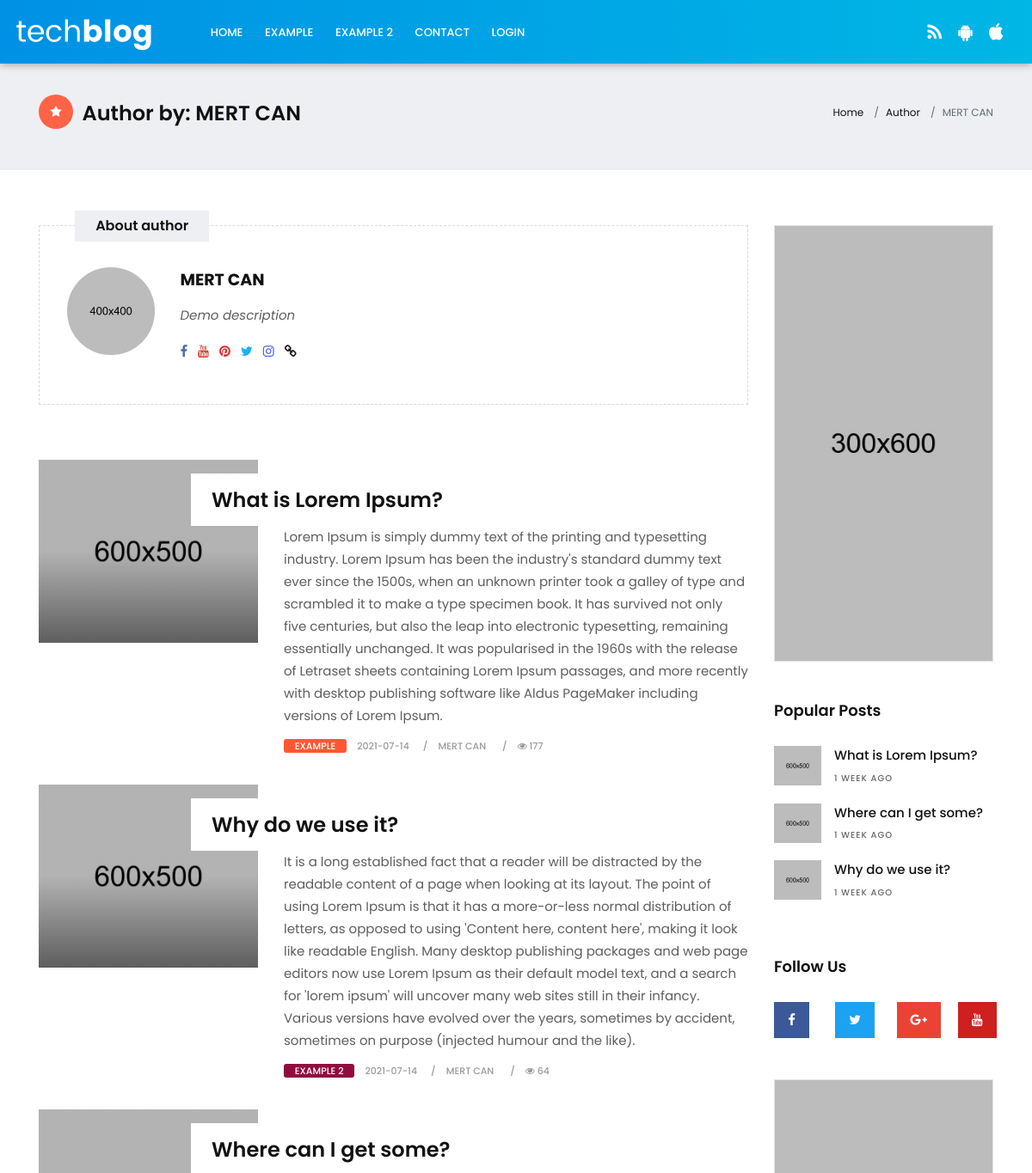
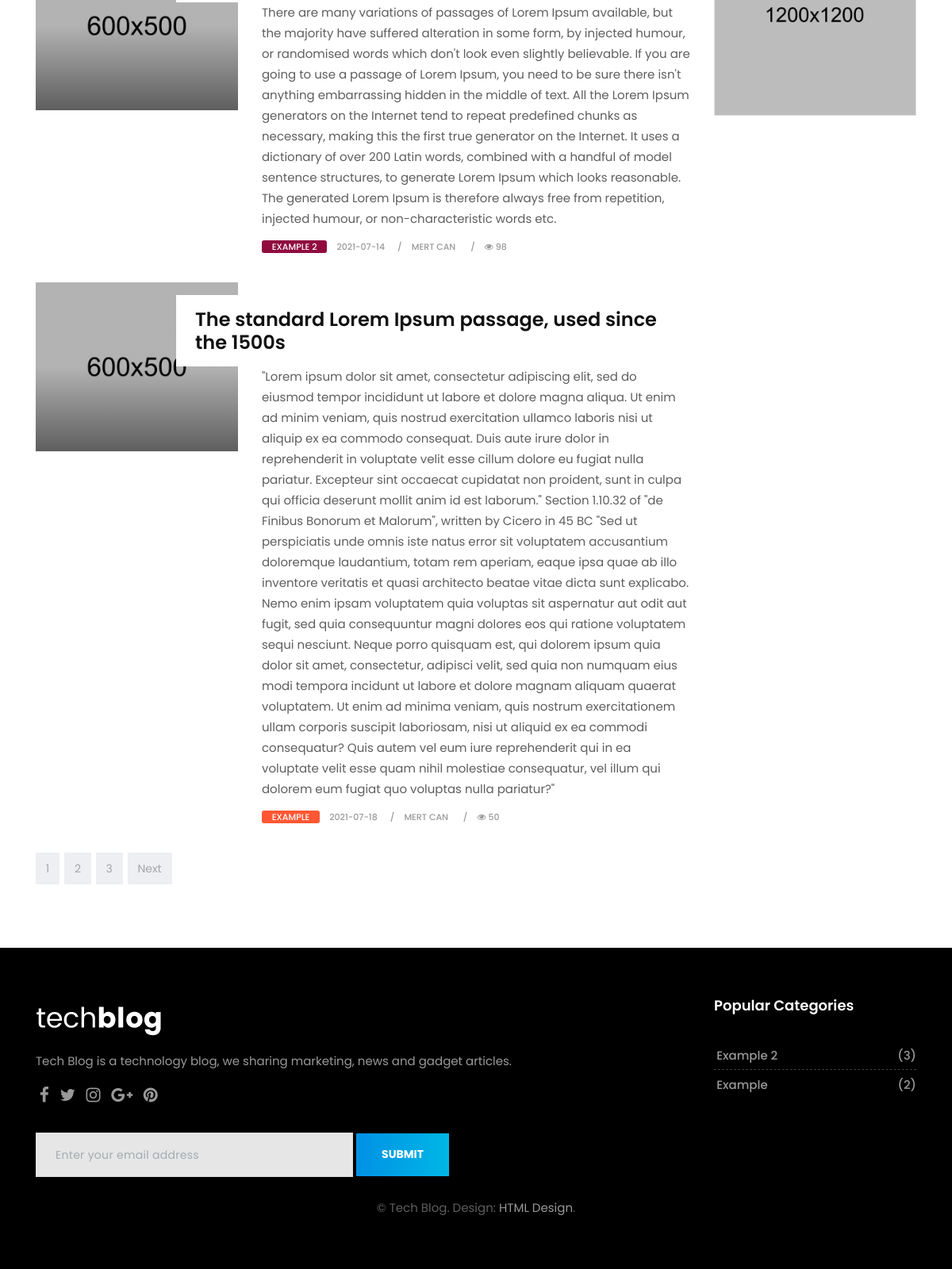
The app's page /author.php?id=1 with its own data (2 pictures, top to bottom).
### tables this page shows
CREATE TABLE IF NOT EXISTS `category` (
  `CategoryId` int(11) NOT NULL AUTO_INCREMENT,
  `CategoryName` varchar(128) NOT NULL,
  `CategoryColor` varchar(128) NOT NULL,
  PRIMARY KEY (`CategoryId`)
);

CREATE TABLE IF NOT EXISTS `creator` (
  `CreatorId` int(11) NOT NULL AUTO_INCREMENT,
  `CreatorName` varchar(128) NOT NULL,
  `CreatorDescription` varchar(256) NOT NULL,
  PRIMARY KEY (`CreatorId`)
);

CREATE TABLE IF NOT EXISTS `blog` (
  `BlogId` int(11) NOT NULL AUTO_INCREMENT,
  `BlogTitle` varchar(256) NOT NULL,
  `BlogDescription` longtext NOT NULL,
  `BlogCreatedTime` datetime NOT NULL,
  `BlogImagePath` varchar(256) NOT NULL,
  `CategoryId` int(11) NOT NULL,
  `CreatorId` int(11) NOT NULL,
  `ViewCount` int(11) NOT NULL DEFAULT '0',
  PRIMARY KEY (`BlogId`)
);

### functions.php (called while the page is built, shortened)
<?php
function time_elapsed_string($datetime, $full = false)
{
    $now = new DateTime;
    $ago = new DateTime($datetime);
    $diff = $now->diff($ago);
    $diff->w = floor($diff->d / 7);
    $diff->d -= $diff->w * 7;
    $string = array(
        'y' => 'year',
        'm' => 'month',
        'w' => 'week',
        'd' => 'day',
        'h' => 'hour',
        'i' => 'minute',
        's' => 'second',
    );
    foreach ($string as $k => &$v) {
        if ($diff->$k) {
            $v = $diff->$k . ' ' . $v . ($diff->$k > 1 ? 's' : '');
        } else {
            unset($string[$k]);
        }
    }
    if (!$full) $string = array_slice($string, 0, 1);
    return $string ? implode(', ', $string) . ' ago' : 'just now';
}

### public/author.php (the view, shortened to what this page needs)
<?php
    if($_GET["id"]){
        $id = $_GET["id"];
        require_once("../database.php");
        $statement = $pdo->prepare("SELECT * FROM blog
                                    INNER JOIN category
                                    on blog.CategoryId = category.CategoryId
                                    INNER JOIN creator
                                    on blog.CreatorId = creator.CreatorId
                                    WHERE blog.CreatorId = :id
                                    ");
        $statement->bindParam(":id",$id);
        $statement->execute();
        $authorBlog = $statement->fetchAll(PDO::FETCH_ASSOC);
    }else{
        header("Location:/index.php");
    }
?>
<?php include_once "../views/partials/header.php"; ?>
<div class="page-title lb single-wrapper">
            <div class="container">
                <div class="row">
                    <div class="col-lg-8 col-md-8 col-sm-12 col-xs-12">
                        <h2><i class="fa fa-star bg-orange"></i> Author by: <?php echo $authorBlog[0]["CreatorName"]; ?></h2>
                    </div>
                    <div class="col-lg-4 col-md-4 col-sm-12 hidden-xs-down hidden-sm-down">
                        <ol class="breadcrumb">
                            <li class="breadcrumb-item"><a href="#">Home</a></li>
                            <li class="breadcrumb-item"><a href="#">Author</a></li>
                            <li class="breadcrumb-item active"><?php echo $authorBlog[0]["CreatorName"]; ?></li>
                        </ol>
                    </div>
                </div>
            </div>
        </div>
        <section class="section">
            <div class="container">
                <div class="row">
                    <div class="col-lg-9 col-md-12 col-sm-12 col-xs-12">
                        <div class="page-wrapper">
                            <div class="custombox authorbox clearfix">
                                <h4 class="small-title">About author</h4>
                                <div class="row">
                                    <div class="col-lg-2 col-md-2 col-sm-2 col-xs-12">
                                        <img src="assets/upload/author.jpg" alt="" class="img-fluid rounded-circle">
                                    </div>
                                    <div class="col-lg-10 col-md-10 col-sm-10 col-xs-12">
                                        <h4><a href="#"><?php echo $authorBlog[0]["CreatorName"]; ?></a></h4>
                                        <p><?php echo $authorBlog[0]["CreatorDescription"]; ?></p>
                                        <div class="topsocial">
                                            <a href="#" data-toggle="tooltip" data-placement="bottom" title="Facebook"><i class="fa fa-facebook"></i></a>
                                            <a href="#" data-toggle="tooltip" data-placement="bottom" title="Youtube"><i class="fa fa-youtube"></i></a>
                                            <a href="#" data-toggle="tooltip" data-placement="bottom" title="Pinterest"><i class="fa fa-pinterest"></i></a>
                                            <a href="#" data-toggle="tooltip" data-placement="bottom" title="Twitter"><i class="fa fa-twitter"></i></a>
                                            <a href="#" data-toggle="tooltip" data-placement="bottom" title="Instagram"><i class="fa fa-instagram"></i></a>
                                            <a href="#" data-toggle="tooltip" data-placement="bottom" title="Website"><i class="fa fa-link"></i></a>
                                        </div>
                                    </div>
                                </div>
                            </div>
                            <div class="blog-list clearfix">
                            <?php foreach($authorBlog as $i=>$blog):?>
                                <div class="blog-box row">
                                    <div class="col-md-4">
                                        <div class="post-media">
                                            <a href="tech-single.html" title="">
                                                <img src="/assets/upload/tech_blog_01.jpg" alt="" class="img-fluid">
                                                <div class="hovereffect"></div>
                                            </a>
                                        </div>
                                    </div>
                                    <div class="blog-meta big-meta col-md-8">
                                        <h4><a href="/detail.php?id=<?php echo $blog["BlogId"]; ?>"><?php echo $blog["BlogTitle"]; ?></a></h4>
                                        <p><?php echo $blog["BlogDescription"]; ?></p>
                                        <small class="firstsmall"><a class="bg-orange" style="background-color: <?php echo $blog["CategoryColor"];?> !important;" href="/category/index.php?id=<?php echo $blog["CategoryId"]; ?>" title=""><?php echo $blog["CategoryName"]; ?></a></small>
                                        <small><a href="/detail.php?id=<?php echo $blog["BlogId"]; ?>"><?php echo date('Y-m-d', strtotime($blog["BlogCreatedTime"])); ?></a></small>
                                        <small><a href="/author.php?id=<?php echo $blog["CreatorId"]; ?>" title=""><?php echo $blog["CreatorName"]; ?></a></small>
                                        <small><a href="/detail.php?id=<?php echo $blog["BlogId"]; ?>"><i class="fa fa-eye"></i> <?php echo $blog["ViewCount"]; ?></a></small>
                                    </div>
                                </div>
                                <?php endforeach; ?>
                            </div>
                        </div>
                        <div class="row">
                            <div class="col-md-12">
                                <nav aria-label="Page navigation">
                                    <ul class="pagination justify-content-start">
                                        <li class="page-item"><a class="page-link" href="#">1</a></li>
                                        <li class="page-item"><a class="page-link" href="#">2</a></li>
                                        <li class="page-item"><a class="page-link" href="#">3</a></li>
                                        <li class="page-item">
                                            <a class="page-link" href="#">Next</a>
                                        </li>
                                    </ul>
                                </nav>
                            </div>
                        </div>
                    </div>
                    <?php include_once "../views/partials/section-right.php" ?>
                </div>
<?php include_once "../views/partials/footer.php" ?>

### views/partials/header.php (shortened to what this page needs)
<?php
    require ROOT . '../../database.php';
    $statement = $pdo->prepare('SELECT * FROM category');
    $statement->execute();
    $categories = $statement->fetchAll(PDO::FETCH_ASSOC);
?>
<!DOCTYPE html>
<html lang="en">
    <link href="/assets/css/bootstrap.css" rel="stylesheet">
    <link href="/assets/css/font-awesome.min.css" rel="stylesheet">
    <link href="/assets/css/style.css" rel="stylesheet">
    <link href="/assets/css/responsive.css" rel="stylesheet">
    <link href="/assets/css/colors.css" rel="stylesheet">
    <link href="/assets/css/version/tech.css" rel="stylesheet">
</head>
<body>
    <div id="wrapper">
        <header class="tech-header header">
            <div class="container-fluid">
                <nav class="navbar navbar-toggleable-md navbar-inverse fixed-top bg-inverse">
                    <a class="navbar-brand" href="/index.php"><img src="/assets/images/version/tech-logo.png" alt=""></a>
                    <div class="collapse navbar-collapse" id="navbarCollapse">
                        <ul class="navbar-nav mr-auto">
                            <li class="nav-item">
                                <a class="nav-link" href="/index.php">Home</a>
                            </li>
                            <?php
                                foreach($categories as $i=> $category):
                            ?>
                            <li class="nav-item">
                                <a class="nav-link" href="/category/index.php?id=<?php echo $category["CategoryId"]; ?>"><?php echo $category['CategoryName']?></a>
                            </li>
                            <?php endforeach ?>
                            <li class="nav-item">
                                <a class="nav-link" href="/contact.php">Contact</a>
                            </li>
                            <?php if(isset($_SESSION['fullName'])==""): ?>
                            <li class="nav-item">
                                <a class="nav-link" href="/auth/login.php">Login</a>
                            </li>
                            <?php endif; ?>
                        </ul>
                        <ul class="navbar-nav mr-2">
                            <li class="nav-item">
                                <a class="nav-link" href="#"><i class="fa fa-rss"></i></a>
                            </li>
                            <li class="nav-item">
                                <a class="nav-link" href="#"><i class="fa fa-android"></i></a>
                            </li>
                            <li class="nav-item">
                                <a class="nav-link" href="#"><i class="fa fa-apple"></i></a>
                            </li>
                        </ul>
                    </div>
                </nav>
            </div>
        </header>

### views/partials/section-right.php
<?php
require_once ROOT . '../../database.php';
require_once ROOT . '../../functions.php';
$statement = $pdo->prepare("SELECT * FROM blog ORDER BY ViewCount DESC LIMIT 3");
$statement->execute();
$blogs = $statement->fetchAll(PDO::FETCH_ASSOC);
?>
<div class="col-lg-3 col-md-12 col-sm-12 col-xs-12">
    <div class="sidebar">
        <div class="widget">
            <div class="banner-spot clearfix">
                <div class="banner-img">
                    <img src="/assets/upload/banner_07.jpg" alt="" class="img-fluid">
                </div>
            </div>
        </div>
        <div class="widget">
            <h2 class="widget-title">Popular Posts</h2>
            <div class="blog-list-widget">
                <div class="list-group">
                    <?php foreach ($blogs as $i => $blog) : ?>
                        <a href="/detail.php?id=<?php echo $blog['BlogId']; ?>" class="list-group-item list-group-item-action flex-column align-items-start">
                            <div class="w-100 justify-content-between">
                                <img src="/assets/upload/tech_blog_08.jpg" alt="" class="img-fluid float-left">
                                <h5 class="mb-1"><?php echo $blog['BlogTitle']; ?></h5>
                                <small><?php echo time_elapsed_string($blog["BlogCreatedTime"]); ?></small>
                            </div>
                        </a>
                    <?php endforeach; ?>
                </div>
            </div>
        </div>
        <div class="widget">
            <h2 class="widget-title">Follow Us</h2>
            <div class="row text-center">
                <div class="col-lg-3 col-md-3 col-sm-3 col-xs-6">
                    <a href="#" class="social-button facebook-button">
                        <i class="fa fa-facebook"></i>
                    </a>
                </div>
                <div class="col-lg-3 col-md-3 col-sm-3 col-xs-6">
                    <a href="#" class="social-button twitter-button">
                        <i class="fa fa-twitter"></i>
                    </a>
                </div>
                <div class="col-lg-3 col-md-3 col-sm-3 col-xs-6">
                    <a href="#" class="social-button google-button">
                        <i class="fa fa-google-plus"></i>
                    </a>
                </div>
                <div class="col-lg-3 col-md-3 col-sm-3 col-xs-6">
                    <a href="#" class="social-button youtube-button">
                        <i class="fa fa-youtube"></i>
                    </a>
                </div>
            </div>
        </div>
        <div class="widget">
            <div class="banner-spot clearfix">
                <div class="banner-img">
                    <img src="/assets/upload/banner_03.jpg" alt="" class="img-fluid">
                </div>
            </div>
        </div>
    </div>
</div>
</div>
</div>
</section>

### public/assets/css/colors.css (style rules this page uses)
.tag-cloud-single span, .page-title i, .btn:hover, .sitemap-wrapper .year, .btn:focus, .navbar-inverse .navbar-toggler { color: #ffffff !important; background-color: #3197d6; }
.fa-star-o, .fa-star { color: #fbb034; }
.topsocial .fa.fa-facebook { color: #4b6ea9; }
.topsocial .fa.fa-twitter { color: #1ab2f5; }
.fa-bolt, .topsocial .fa.fa-pinterest { color: #d73533; }
.topsocial .fa.fa-youtube { color: #d44638; }
.topsocial .fa.fa-instagram { color: #405de6; }

### public/assets/css/version/tech.css (style rules this page uses)
body { background-color: #ffffff; }
h1, h2, h3, h4, h5, body, .navbar-toggleable-md .navbar-nav .nav-link, .market-header, .btn, .dropdown-item, .form-control, p { font-family: 'Poppins', serif !important; }
h1, h2, h3, h4, h5 { font-weight: 600; }
.navbar-inverse .navbar-nav .nav-link, .navbar-nav .nav-link { color: #ffffff !important; font-size: 13px; font-weight: 500; line-height: 1; text-transform: uppercase; }
.mr-2 .nav-link { font-size: 21px !important; padding: 0.6rem 0.6rem 0 !important; }
.blog-meta.big-meta h4 { font-size: 24px; }
.single-wrapper { margin-top: 3.5rem; }
.banner-spot { padding: 0 !important; border: 1px solid #e2e2e2; }
.blog-meta small a, .blog-meta small { font-weight: 500; color: #999 !important; }
.fa-star { font-size: 12px; margin: 0 -2px 0 0; }
.social-button { background-color: #dddddd; display: table; padding: 0.5rem 1rem; color: #ffffff !important; position: relative; width: 100%; }
.social-button .fa { color: #ffffff !important; }
.facebook-button { background-color: #3b5998; }
.twitter-button { background-color: #1da1f2; }
.google-button { background-color: #ea4335; }
.youtube-button { background-color: #cd201f; }
.blog-meta .bg-orange { color: #ffffff !important; padding: 0 0.8rem; border-radius: 3px; }
.blog-meta small.firstsmall:after { content: "" !important; padding-left: 0; }
.bg-orange { background-color: #FF6347 !important; }
.page-title .bg-orange, .masonry-box:hover .blog-meta span.bg-orange, .color-orange a { background-color: #FF6347 !important; }
.tag-cloud-single span, .navbar-inverse { color: #ffffff !important; box-shadow: 0 0 10px rgba(0, 0, 0, 0.4); background: rgba(0, 0, 0, 0) linear-gradient(to right, #0091e5 0px, #00b7e5 100%) repeat scroll 0 0 !important }

### records on screen
category: CategoryName "EXAMPLE"
category: CategoryName "EXAMPLE 2"
creator: CreatorName "MERT CAN", CreatorDescription "Demo description"
blog: BlogTitle "What is Lorem Ipsum?", BlogDescription "Lorem Ipsum is simply dummy text of the printing and typesetting industry. Lorem Ipsum has been the industry's standard dummy text ever since the 1500s, when an unknown printer took a galley of type and scrambled it to make a type specimen book. It has survived not only five centuries, but also the leap into electronic typesetting, remaining essentially unchanged. It was popularised in the 1960s with the release of Letraset sheets containing Lorem Ipsum passages, and more recently with desktop publishing software like Aldus PageMaker including versions of Lorem Ipsum.", CategoryId.CategoryName "EXAMPLE", BlogCreatedTime "2021-07-14", CreatorId.CreatorName "MERT CAN", ViewCount "177", BlogCreatedTime "1 WEEK AGO"
blog: BlogTitle "Why do we use it?", BlogDescription "It is a long established fact that a reader will be distracted by the readable content of a page when looking at its layout. The point of using Lorem Ipsum is that it has a more-or-less normal distribution of letters, as opposed to using 'Content here, content here', making it look like readable English. Many desktop publishing packages and web page editors now use Lorem Ipsum as their default model text, and a search for 'lorem ipsum' will uncover many web sites still in their infancy. Various versions have evolved over the years, sometimes by accident, sometimes on purpose (injected humour and the like).", CategoryId.CategoryName "EXAMPLE 2", BlogCreatedTime "2021-07-14", CreatorId.CreatorName "MERT CAN", ViewCount "64", BlogCreatedTime "1 WEEK AGO"
blog: BlogTitle "Where can I get some?", BlogDescription "There are many variations of passages of Lorem Ipsum available, but the majority have suffered alteration in some form, by injected humour, or randomised words which don't look even slightly believable. If you are going to use a passage of Lorem Ipsum, you need to be sure there isn't anything embarrassing hidden in the middle of text. All the Lorem Ipsum generators on the Internet tend to repeat predefined chunks as necessary, making this the first true generator on the Internet. It uses a dictionary of over 200 Latin words, combined with a handful of model sentence structures, to generate Lorem Ipsum which looks reasonable. The generated Lorem Ipsum is therefore always free from…", CategoryId.CategoryName "EXAMPLE 2", BlogCreatedTime "2021-07-14", CreatorId.CreatorName "MERT CAN", ViewCount "98", BlogCreatedTime "1 WEEK AGO"
blog: BlogTitle "The standard Lorem Ipsum passage, used since the 1500s", BlogDescription "\"Lorem ipsum dolor sit amet, consectetur adipiscing elit, sed do eiusmod tempor incididunt ut labore et dolore magna aliqua. Ut enim ad minim veniam, quis nostrud exercitation ullamco laboris nisi ut aliquip ex ea commodo consequat. Duis aute irure dolor in reprehenderit in voluptate velit esse cillum dolore eu fugiat nulla pariatur. Excepteur sint occaecat cupidatat non proident, sunt in culpa qui officia deserunt mollit anim id est laborum.\" Section 1.10.32 of \"de Finibus Bonorum et Malorum\", written by Cicero in 45 BC \"Sed ut perspiciatis unde omnis iste natus error sit voluptatem accusantium doloremque laudantium, totam rem aperiam, eaque ipsa quae ab illo inventore veritatis et quasi…", CategoryId.CategoryName "EXAMPLE", BlogCreatedTime "2021-07-18", CreatorId.CreatorName "MERT CAN", ViewCount "50"

### other values on screen
$popularCategory["CategoryName"] "Example 2"
$popularCategory['BlogCount'] "3"
$popularCategory["CategoryName"] "Example"
$popularCategory['BlogCount'] "2"
